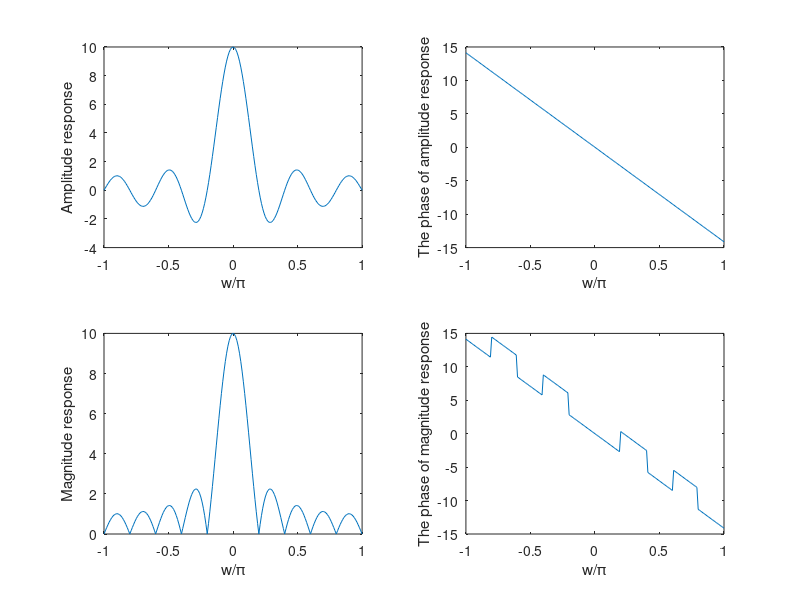

This chart was generated by the following MATLAB code:
clear all
close all
clc

dw = 0.01*pi;
w = -pi:dw:pi;
N = 10;

% sinc(x) = sin(pi*x)/(pi*x);

Hr = sinc(w*N/2/pi).*N./sinc(w/2/pi);%amplitude response
AP_H = -(N-1)/2*w;

H_M = abs(Hr);%magnitude response
MP_H = -(N-1)/2*w+angle(Hr);

figure
subplot(221)
plot(w/pi,Hr),hold on
xlabel('w/\pi')
ylabel('Amplitude response')
subplot(222)
plot(w/pi,AP_H),hold on
xlabel('w/\pi')
ylabel('The phase of amplitude response')
subplot(223)
plot(w/pi,H_M),hold on
xlabel('w/\pi')
ylabel('Magnitude response')
subplot(224)
plot(w/pi,MP_H),hold on
xlabel('w/\pi')
ylabel('The phase of magnitude response')
